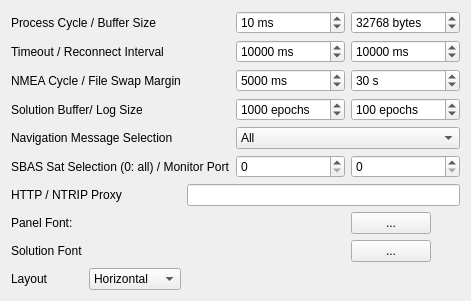
     <widget class="QWidget" name="TabSheet8">
      <property name="toolTip">
       <string/>
      </property>
      <attribute name="title">
       <string>&amp;Misc</string>
      </attribute>
      <layout class="QGridLayout" name="gridLayout_7">
       <item row="3" column="0" colspan="4">
        <widget class="QLabel" name="Label44">
         <property name="enabled">
          <bool>true</bool>
         </property>
         <property name="toolTip">
          <string/>
         </property>
         <property name="text">
          <string>Timeout / Reconnect Interval</string>
         </property>
        </widget>
       </item>
       <item row="10" column="5">
        <widget class="QSpinBox" name="MoniPortE">
         <property name="maximum">
          <number>65535</number>
         </property>
        </widget>
       </item>
       <item row="11" column="3" colspan="3">
        <widget class="QLineEdit" name="ProxyAddrE">
         <property name="enabled">
          <bool>true</bool>
         </property>
         <property name="toolTip">
          <string/>
         </property>
         <property name="text">
          <string/>
         </property>
        </widget>
       </item>
       <item row="1" column="5">
        <widget class="QSpinBox" name="SvrBuffSizeE">
         <property name="suffix">
          <string> bytes</string>
         </property>
         <property name="maximum">
          <number>10000000</number>
         </property>
         <property name="value">
          <number>32768</number>
         </property>
        </widget>
       </item>
       <item row="7" column="5">
        <widget class="QSpinBox" name="SavedSolE">
         <property name="suffix">
          <string> epochs</string>
         </property>
         <property name="maximum">
          <number>1000000</number>
         </property>
         <property name="value">
          <number>100</number>
         </property>
        </widget>
       </item>
       <item row="1" column="4">
        <widget class="QSpinBox" name="SvrCycleE">
         <property name="suffix">
          <string> ms</string>
         </property>
         <property name="maximum">
          <number>10000</number>
         </property>
         <property name="value">
          <number>10</number>
         </property>
        </widget>
       </item>
       <item row="5" column="4">
        <widget class="QSpinBox" name="NmeaCycleE">
         <property name="suffix">
          <string> ms</string>
         </property>
         <property name="maximum">
          <number>1000000</number>
         </property>
         <property name="value">
          <number>5000</number>
         </property>
        </widget>
       </item>
       <item row="10" column="4">
        <widget class="QSpinBox" name="SbasSatE">
         <property name="maximum">
          <number>65535</number>
         </property>
        </widget>
       </item>
       <item row="7" column="0" colspan="4">
        <widget class="QLabel" name="Label41">
         <property name="enabled">
          <bool>true</bool>
         </property>
         <property name="toolTip">
          <string/>
         </property>
         <property name="text">
          <string>Solution Buffer/ Log Size</string>
         </property>
        </widget>
       </item>
       <item row="10" column="0" colspan="4">
        <widget class="QLabel" name="Label5">
         <property name="enabled">
          <bool>true</bool>
         </property>
         <property name="toolTip">
          <string/>
         </property>
         <property name="text">
          <string>SBAS Sat Selection (0: all) / Monitor Port</string>
         </property>
        </widget>
       </item>
       <item row="11" column="0" colspan="3">
        <widget class="QLabel" name="Label45">
         <property name="enabled">
          <bool>true</bool>
         </property>
         <property name="toolTip">
          <string/>
         </property>
         <property name="text">
          <string>HTTP / NTRIP Proxy</string>
         </property>
        </widget>
       </item>
       <item row="1" column="0" colspan="4">
        <widget class="QLabel" name="Label19">
         <property name="enabled">
          <bool>true</bool>
         </property>
         <property name="toolTip">
          <string/>
         </property>
         <property name="text">
          <string>Process Cycle / Buffer Size</string>
         </property>
        </widget>
       </item>
       <item row="7" column="4">
        <widget class="QSpinBox" name="SolBuffSizeE">
         <property name="suffix">
          <string> epochs</string>
         </property>
         <property name="maximum">
          <number>1000000</number>
         </property>
         <property name="value">
          <number>1000</number>
         </property>
        </widget>
       </item>
       <item row="3" column="5">
        <widget class="QSpinBox" name="ReconTimeE">
         <property name="suffix">
          <string> ms</string>
         </property>
         <property name="maximum">
          <number>1000000</number>
         </property>
         <property name="value">
          <number>10000</number>
         </property>
        </widget>
       </item>
       <item row="5" column="0" colspan="4">
        <widget class="QLabel" name="Label46">
         <property name="enabled">
          <bool>true</bool>
         </property>
         <property name="toolTip">
          <string/>
         </property>
         <property name="text">
          <string>NMEA Cycle / File Swap Margin</string>
         </property>
        </widget>
       </item>
       <item row="5" column="5">
        <widget class="QSpinBox" name="FileSwapMarginE">
         <property name="suffix">
          <string> s</string>
         </property>
         <property name="maximum">
          <number>10000</number>
         </property>
         <property name="value">
          <number>30</number>
         </property>
        </widget>
       </item>
       <item row="14" column="1" colspan="2">
        <widget class="QComboBox" name="PanelStackE">
         <property name="enabled">
          <bool>true</bool>
         </property>
         <property name="toolTip">
          <string/>
         </property>
         <item>
          <property name="text">
           <string>Horizontal</string>
          </property>
         </item>
         <item>
          <property name="text">
           <string>Vertical</string>
          </property>
         </item>
        </widget>
       </item>
       <item row="12" column="5">
        <widget class="QPushButton" name="BtnFont1">
         <property name="enabled">
          <bool>true</bool>
         </property>
         <property name="sizePolicy">
          <sizepolicy hsizetype="Fixed" vsizetype="Fixed">
           <horstretch>0</horstretch>
           <verstretch>0</verstretch>
          </sizepolicy>
         </property>
         <property name="toolTip">
          <string/>
         </property>
         <property name="text">
          <string>...</string>
         </property>
        </widget>
       </item>
       <item row="8" column="4" colspan="2">
        <widget class="QComboBox" name="NavSelectS">
         <property name="enabled">
          <bool>true</bool>
         </property>
         <property name="toolTip">
          <string/>
         </property>
         <item>
          <property name="text">
           <string>All</string>
          </property>
         </item>
         <item>
          <property name="text">
           <string>1 Rover</string>
          </property>
         </item>
         <item>
          <property name="text">
           <string>2 Base Station</string>
          </property>
         </item>
         <item>
          <property name="text">
           <string>3 Correction</string>
          </property>
         </item>
        </widget>
       </item>
       <item row="14" column="0">
        <widget class="QLabel" name="Label43">
         <property name="enabled">
          <bool>true</bool>
         </property>
         <property name="toolTip">
          <string/>
         </property>
         <property name="text">
          <string>Layout</string>
         </property>
        </widget>
       </item>
       <item row="12" column="0">
        <widget class="QLabel" name="Label46_2">
         <property name="enabled">
          <bool>true</bool>
         </property>
         <property name="palette">
          <palette>
           <active>
            <colorrole role="WindowText">
             <brush brushstyle="SolidPattern">
              <color alpha="255">
               <red>0</red>
               <green>0</green>
               <blue>0</blue>
              </color>
             </brush>
            </colorrole>
           </active>
           <inactive>
            <colorrole role="WindowText">
             <brush brushstyle="SolidPattern">
              <color alpha="255">
               <red>0</red>
               <green>0</green>
               <blue>0</blue>
              </color>
             </brush>
            </colorrole>
           </inactive>
           <disabled>
            <colorrole role="WindowText">
             <brush brushstyle="SolidPattern">
              <color alpha="255">
               <red>0</red>
               <green>0</green>
               <blue>0</blue>
              </color>
             </brush>
            </colorrole>
           </disabled>
          </palette>
         </property>
         <property name="toolTip">
          <string/>
         </property>
         <property name="text">
          <string>Panel Font:</string>
         </property>
        </widget>
       </item>
       <item row="3" column="4">
        <widget class="QSpinBox" name="TimeoutTimeE">
         <property name="suffix">
          <string> ms</string>
         </property>
         <property name="maximum">
          <number>1000000</number>
         </property>
         <property name="value">
          <number>10000</number>
         </property>
        </widget>
       </item>
       <item row="8" column="0" colspan="4">
        <widget class="QLabel" name="Label42">
         <property name="enabled">
          <bool>true</bool>
         </property>
         <property name="toolTip">
          <string/>
         </property>
         <property name="text">
          <string>Navigation Message Selection</string>
         </property>
        </widget>
       </item>
       <item row="13" column="0">
        <widget class="QLabel" name="Label47_2">
         <property name="enabled">
          <bool>true</bool>
         </property>
         <property name="palette">
          <palette>
           <active>
            <colorrole role="WindowText">
             <brush brushstyle="SolidPattern">
              <color alpha="255">
               <red>0</red>
               <green>0</green>
               <blue>0</blue>
              </color>
             </brush>
            </colorrole>
           </active>
           <inactive>
            <colorrole role="WindowText">
             <brush brushstyle="SolidPattern">
              <color alpha="255">
               <red>0</red>
               <green>0</green>
               <blue>0</blue>
              </color>
             </brush>
            </colorrole>
           </inactive>
           <disabled>
            <colorrole role="WindowText">
             <brush brushstyle="SolidPattern">
              <color alpha="255">
               <red>0</red>
               <green>0</green>
               <blue>0</blue>
              </color>
             </brush>
            </colorrole>
           </disabled>
          </palette>
         </property>
         <property name="toolTip">
          <string/>
         </property>
         <property name="text">
          <string>Solution Font</string>
         </property>
        </widget>
       </item>
       <item row="13" column="5">
        <widget class="QPushButton" name="BtnFont2">
         <property name="enabled">
          <bool>true</bool>
         </property>
         <property name="sizePolicy">
          <sizepolicy hsizetype="Fixed" vsizetype="Fixed">
           <horstretch>0</horstretch>
           <verstretch>0</verstretch>
          </sizepolicy>
         </property>
         <property name="toolTip">
          <string/>
         </property>
         <property name="text">
          <string>...</string>
         </property>
        </widget>
       </item>
       <item row="12" column="4">
        <widget class="QLabel" name="FontLabel1">
         <property name="text">
          <string/>
         </property>
        </widget>
       </item>
       <item row="13" column="4">
        <widget class="QLabel" name="FontLabel2">
         <property name="text">
          <string/>
         </property>
        </widget>
       </item>
      </layout>
     </widget>
